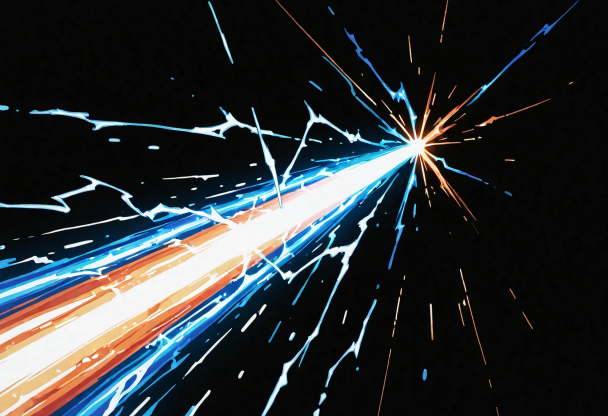
#> input picture creative/_fx/k-beam/src/beam-source.webp, 1216 x 832 px (shown at 1/2 size)
$ python -i fx-particle.py   (imports and definitions only)
#> lines starting #> are read from the running program, lines starting #| are printed output that depends on the picture
#!/usr/bin/env python3
"""파티클 텍스처 후처리 — 검은 배경 생성물을 알파 채널 텍스처로 바꾼다.

ComfyUI 는 알파가 없는 RGB 를 내놓는다. 파티클은 검은 배경에 발광체 하나만
그리게 했으므로, **밝기(luminance)를 그대로 알파로** 쓰면 additive 블렌드에
바로 쓸 수 있는 텍스처가 된다.

    # 생성물 → 게임 에셋
    python scripts/fx-particle.py --in $DDONG_FX_WORK/particles --out public/assets/fx/particles

    # 수학적으로 그린 기준 텍스처도 같이 만든다 (비교용)
    python scripts/fx-particle.py --procedural --out public/assets/fx/particles

    # 비교 시트 (어두운 배경에 나란히)
    python scripts/fx-particle.py --sheet <경로> --out-file compare.webp

Pillow 필요 → ComfyUI venv 파이썬으로 실행.
"""
from __future__ import annotations

import argparse
import math
import random
import sys
from pathlib import Path

try:
    import numpy as np
    from PIL import Image, ImageDraw, ImageFilter
except ImportError:
    raise SystemExit("Pillow / numpy 필요: C:\\ComfyUI\\.venv\\Scripts\\python.exe scripts/fx-particle.py ...")

# [2 lines not run here, left out]

SIZE = 128  # 게임에 넣을 크기. 파티클은 작게 그려지므로 128 이면 충분하다


# [122 lines left out: functions to_alpha, procedural, not called in this run]


# ── 검기(호) 텍스처 ─────────────────────────────────────────────────────────
# 생성 모델은 "허공의 참격" 같은 추상 이펙트를 시키면 자꾸 검·캐릭터를 그린다.
# 그래서 **칠해진 플라즈마 질감은 생성물에서 가져오고 형태는 여기서 만든다** —
# 밝은 띠를 수평으로 세워 잘라낸 뒤 열마다 위로 밀어 얕은 호로 휘고, 양 끝을 뾰족하게 깎는다.

def _principal_angle(lum: "np.ndarray", thresh: int = 90) -> float:
    """밝은 픽셀 분포의 주축 각도(도). 대각선으로 그려진 띠를 수평으로 세우는 데 쓴다."""
    ys, xs = np.where(lum > thresh)
    if len(xs) < 50:
        return 0.0
    x = xs - xs.mean()
    y = ys - ys.mean()
    cov = np.cov(np.stack([x, y]))
    w, v = np.linalg.eigh(cov)
    vx, vy = v[:, int(np.argmax(w))]
    return math.degrees(math.atan2(vy, vx))


# [23 lines left out: function _aurora_grade, not called in this run]


def beam(src: Path, width: int = 512, band: int = 96, arc: float = 0.30,
         taper: float = 0.75, hue: tuple[float, float] | None = None,
         sat: float = 1.0, sat_floor: float = 0.0,
         translucent: float = 0.0, tip: bool = False,
         start_fade: float = 0.0) -> Image.Image:
    """생성물의 발광 띠 → 얕은 호 모양 검기 텍스처(RGBA, 밝기=알파).

    width : 결과 가로 크기
    band  : 잘라낼 띠의 세로 두께(리샘플 후)
    arc   : 호의 높이 = width * arc
    taper : 양 끝이 가늘어지는 정도 (클수록 뾰족)
    """
#> called with width = 512, band = 96, arc = 0.3, taper = 0.75, sat = 1, sat_floor = 0, translucent = 0, tip = False
    im = Image.open(src).convert("RGB")
#> im is the input picture: PIL image 1216x832 RGB; mean R, G, B 44.7, 48.9, 51
    lum0 = np.asarray(im.convert("L"), dtype=np.float32)
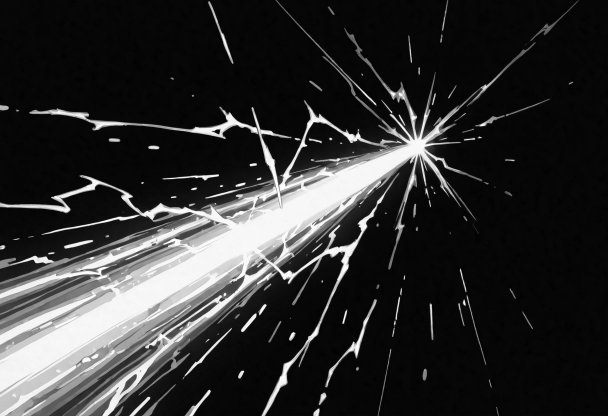
#> lum0: shape (832, 1216) float32 (shown at 1/2 size); min 0, max 255, mean 47.9

    # 1) 띠를 수평으로 세운다
    ang = _principal_angle(lum0)
#> in _principal_angle, `cov = np.cov(np.stack([x, y]))`: cov = [[59934.4, -26935.1], [-26935.1, 27021.1]]
#> in _principal_angle, `w, v = np.linalg.eigh(cov)`: w = [11913.2, 75042.3]; v = [[-0.489, -0.872], [-0.872, 0.489]]
#> in _principal_angle, `vx, vy = v[:, int(np.argmax(w))]`: vx = -0.872; vy = 0.489
#> ang = 150.7
    im = im.rotate(ang, resample=Image.BICUBIC, expand=True, fillcolor=(0, 0, 0))
#> im: PIL image 1468x1322 RGB
    arr = np.asarray(im, dtype=np.float32)
    lum = arr.max(axis=2)
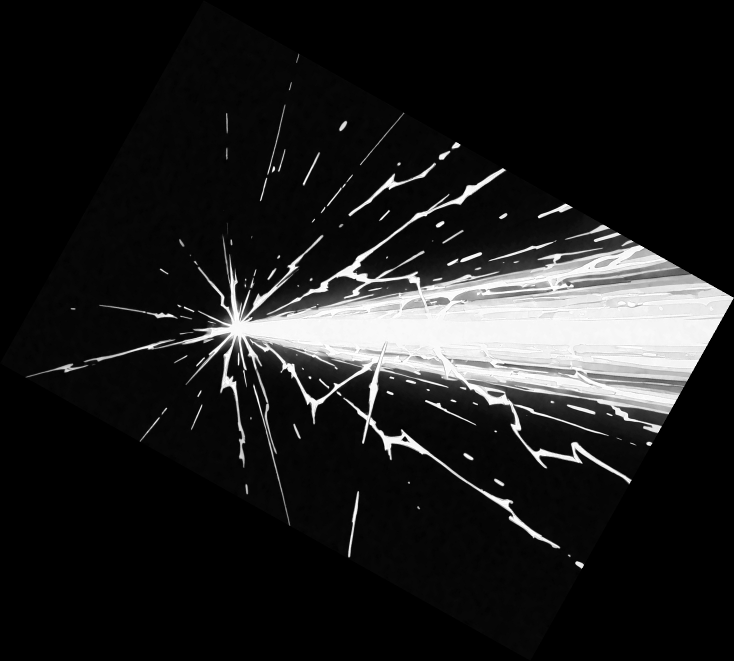
#> lum: shape (1322, 1468) float32 (shown at 1/2 size); min 0, max 255, mean 30.8

    # 2) 가장 밝은 줄을 중심으로 띠만 잘라낸다 (행 밝기 합의 최댓값)
    rows = lum.sum(axis=1)
#> rows = 1322 values, max 258483 at index 659, min 0 at index 0, mean 45164.6
    cy = int(np.argmax(rows))
#> cy = 659
    half = max(8, int(lum.shape[0] * 0.10))
#> half = 132
    top, bot = max(0, cy - half), min(lum.shape[0], cy + half + 1)
#> top = 527; bot = 792
    cols = lum[top:bot].sum(axis=0)
#> cols = 1468 values, max 59656 at index 1111, min 5 at index 0, mean 31870.8
    on = np.where(cols > cols.max() * 0.06)[0]
#> on = 1172 values from 129 to 1460
    left, right = (int(on[0]), int(on[-1])) if len(on) else (0, lum.shape[1] - 1)
#> left = 129; right = 1460
    strip = Image.fromarray(arr[top:bot, left:right + 1].astype(np.uint8))
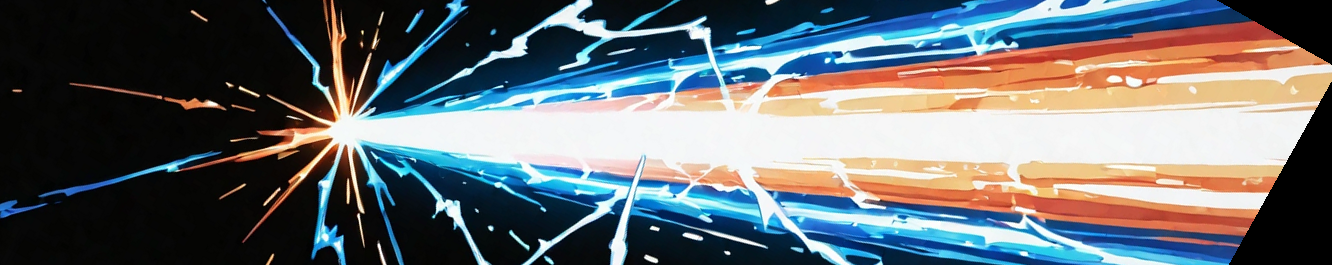
#> strip: PIL image 1332x265 RGB; mean R, G, B 102.5, 107.2, 110.5
    strip = strip.resize((width, band), Image.LANCZOS)
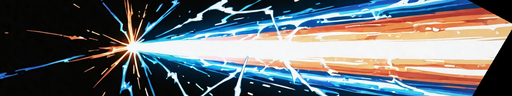
#> strip: PIL image 512x96 RGB; mean R, G, B 102.6, 107.2, 110.5
    sarr = np.asarray(strip, dtype=np.float32)

    # 3) 열마다 위로 밀어 호로 휜다 (가운데가 가장 높다)
    lift = int(round(width * arc))
    height = band + lift
    canvas = np.zeros((height, width, 3), dtype=np.float32)
    t = np.linspace(-1.0, 1.0, width)
    bow = (1.0 - t ** 2)                      # 가운데 1, 끝 0
    shift = (bow * lift).round().astype(int)
    for x in range(width):
        y0 = lift - shift[x]
        canvas[y0:y0 + band, x] = sarr[:, x]
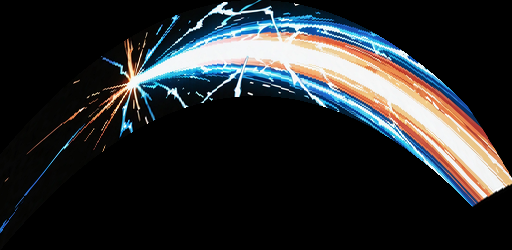
#> canvas: shape (250, 512, 3) float32; mean R, G, B 39.4, 41.2, 42.4

    # 4) 알파 = 밝기 × 끝 테이퍼 × 세로 감쇠. 끝을 깎아야 '칼날'로 읽힌다
    a = canvas.max(axis=2) / 255.0
    if tip:
        # 손끝에서 나가는 광선 — **시작은 굵고 끝만 뾰족해야** 한다.
        # 양끝 테이퍼(bow)를 쓰면 발사점이 가늘어져 손에서 떨어져 나온 것처럼 보인다.
        t01 = (t + 1.0) * 0.5
        a *= np.clip(1.0 - t01 ** 3, 0.0, 1.0)[None, :] ** taper
    else:
        a *= (bow ** taper)[None, :]
    yy = np.abs(np.arange(height)[:, None] - (lift - shift)[None, :] - band / 2) / (band / 2)
    a *= np.clip(1.0 - (yy ** 3) * 0.85, 0.0, 1.0)
    a = np.clip(a * 1.25, 0.0, 1.0)
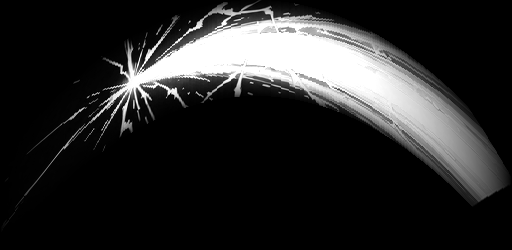
#> a: shape (250, 512) float32; min 0, max 1, mean 0.161

    rgb = np.clip(canvas, 0, 255).astype(np.uint8)
    out = np.dstack([rgb, (a * 255).astype(np.uint8)])
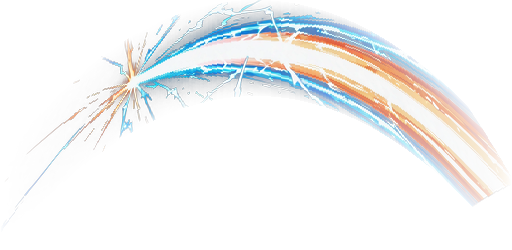
#> out: shape (250, 512, 4); mean R, G, B, A 39.4, 41.2, 42.4, 40.9; transparent parts drawn white
    img = Image.fromarray(out, "RGBA")
    if hue is not None:
        img = _aurora_grade(img, hue[0], hue[1], sat, sat_floor)
    if start_fade > 0:
        # 잘라낸 왼쪽 단면이 직각으로 드러나지 않게 시작 구간의 알파를 끌어올린다
        al = np.asarray(img.getchannel("A"), dtype=np.float32)
        xr = np.linspace(0.0, 1.0, al.shape[1], dtype=np.float32)
        al *= np.clip(xr / max(start_fade, 1e-3), 0.0, 1.0)[None, :] ** 0.7
        img.putalpha(Image.fromarray(al.astype(np.uint8), "L"))
    if translucent > 0:
        img = _translucent(img, translucent)
    return img.filter(ImageFilter.GaussianBlur(0.6))


# [826 lines left out: functions _translucent, bolt, bolt_dark_sheet, slash_frame, sheet_slash, _fill_enclosed and 8 more, not called in this run]


# [2 lines not run here, left out]

>>> result = beam('../creative/_fx/k-beam/src/beam-source.webp')

$ run again, on creative/_fx/bolt-sheet/raw.webp
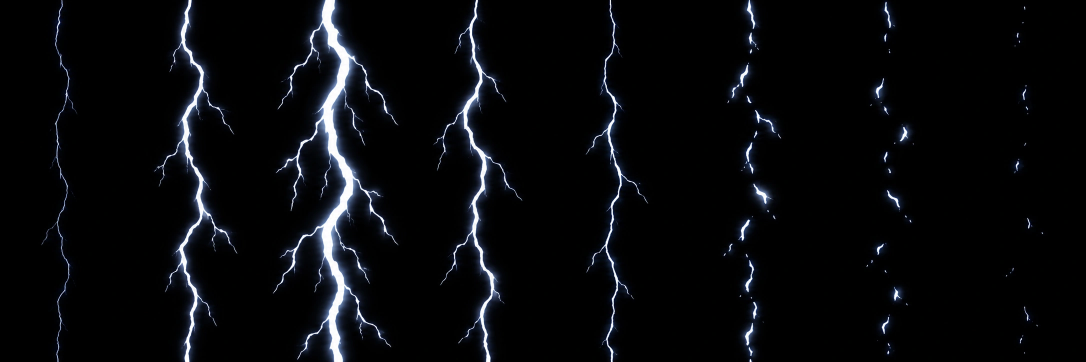
#> input picture creative/_fx/bolt-sheet/raw.webp, 2172 x 724 px (shown at 1/2 size)
#> in beam, im is the input picture: PIL image 2172x724 RGB; mean R, G, B 8.6, 9.7, 12.1
#> cov = [[136752.6, 1161], [1161, 38386.9]]
#> w = [38373.2, 136766.3]; v = [[0.0118, -1], [-1, -0.0118]]
#> vx = -1; vy = -0.0118
#> ang = -179.3
#> im: PIL image 2182x750 RGB
#> rows = 750 values, max 37600 at index 348, min 0 at index 0, mean 24983.2
#> cy = 348
#> top = 273; bot = 424
#> cols = 2182 values, max 27209 at index 1487, min 0 at index 0, mean 1970.7
#> on = 512 values from 116 to 2064
#> left = 116; right = 2064
#> after the loop in beam, `for x in range(width):`:
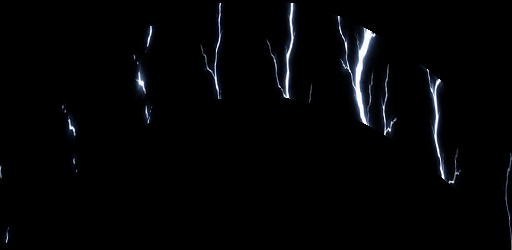
#> canvas: shape (250, 512, 3) float32; mean R, G, B 4, 4.5, 5.6
#> in beam, `out = np.dstack([rgb, (a * 255).astype(np.uint8)])`:
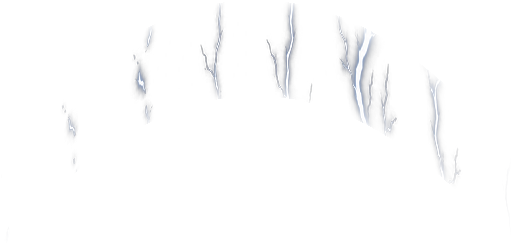
#> out: shape (250, 512, 4); mean R, G, B, A 4, 4.5, 5.6, 4.3; transparent parts drawn white

$ run again, on creative/_fx/foxfire-sheet/raw.webp
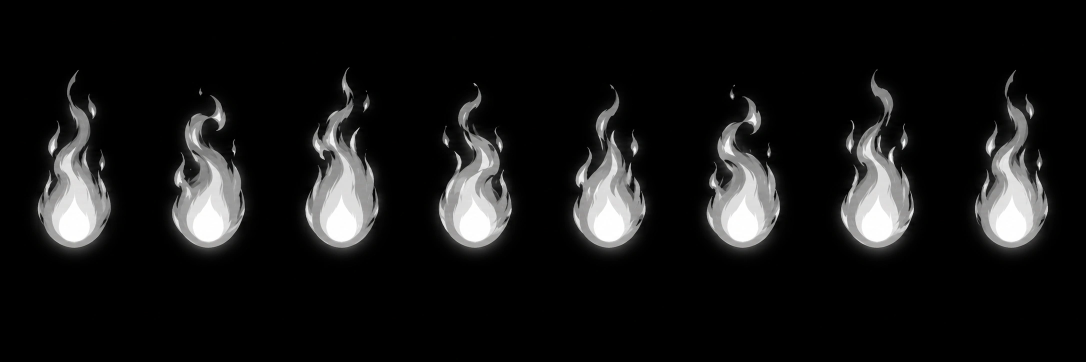
#> input picture creative/_fx/foxfire-sheet/raw.webp, 2172 x 724 px (shown at 1/2 size)
#> in beam, im is the input picture: PIL image 2172x724 RGB; mean R, G, B 23.5, 23.5, 23.4
#> cov = [[379731.3, 244.5], [244.5, 5091]]
#> w = [5090.8, 379731.4]; v = [[0.000653, -1], [-1, -0.000653]]
#> vx = -1; vy = -0.000653
#> ang = -180
#> im: PIL image 2174x726 RGB
#> rows = 726 values, max 240805 at index 296, min 0 at index 4, mean 50645.8
#> cy = 296
#> top = 224; bot = 369
#> cols = 2174 values, max 33837 at index 2023, min 0 at index 0, mean 12048.2
#> on = 1182 values from 76 to 2097
#> left = 76; right = 2097
#> after the loop in beam, `for x in range(width):`:
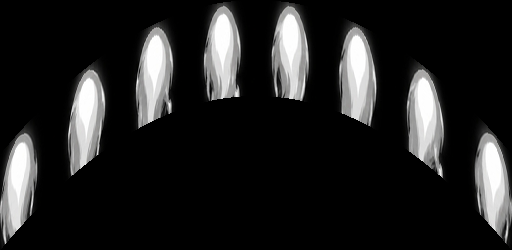
#> canvas: shape (250, 512, 3) float32; mean R, G, B 34.2, 34.2, 34.1
#> in beam, `out = np.dstack([rgb, (a * 255).astype(np.uint8)])`:
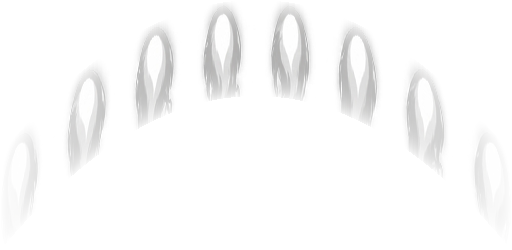
#> out: shape (250, 512, 4); mean R, G, B, A 34.2, 34.2, 34.1, 24.3; transparent parts drawn white
